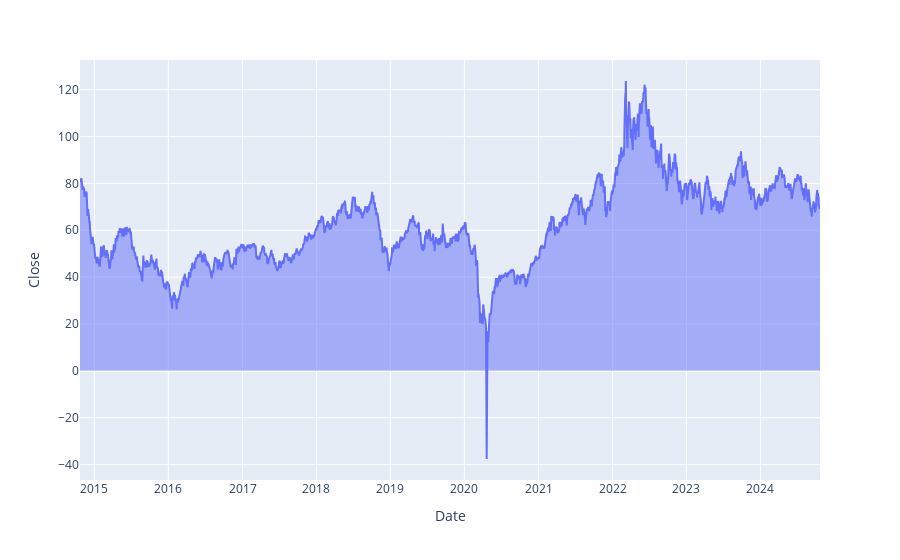

The notebook cell this image was saved under:
### Markdown cell above
### Data Visulization

### Code cell
px.area(data_df, x=data_df.index, y=data_df.Close)

### Figure 1 — Plotly figure (JSON) as saved in the notebook; plotly's stock layout.template omitted (floating-point values rounded to 4 significant figures; data arrays with more than 128 entries replaced by an {"elided": "..."} marker saying what was removed)
{"data": [{"fillpattern": {"shape": ""}, "hovertemplate": "Date=%{x}<br>Close=%{y}<extra></extra>", "legendgroup": "", "line": {"color": "#636efa"}, "marker": {"symbol": "circle"}, "mode": "lines", "name": "", "orientation": "v", "showlegend": false, "stackgroup": "1", "type": "scatter", "x": {"elided": "2514 str values"}, "xaxis": "x", "y": {"elided": "2514 float values"}, "yaxis": "y"}], "layout": {"legend": {"tracegroupgap": 0}, "margin": {"t": 60}, "xaxis": {"anchor": "y", "domain": [0, 1], "title": {"text": "Date"}}, "yaxis": {"anchor": "x", "domain": [0, 1], "title": {"text": "Close"}}}}
